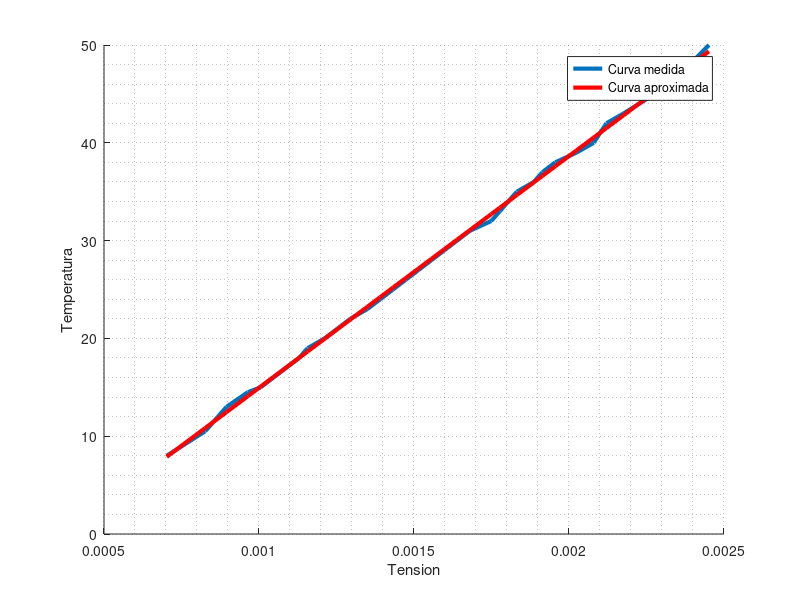

MATLAB code for this plot:
clc
close all
clear all

OPAMP_GAIN=234;

medicion=[51 60 62 65 70 73 76 82 84 88 91 94 98 101 104 107 110 113 116 119 122 127 129 131 133 137 139 142 147 151 154 158 169 178];
temp=[8 10.5 11.5 13 14.5 15 16 18 19 20 21 22 23 24 25 26 27 28 29 30 31 32 33 34 35 36 37 38 39 40 42 43 46 50];
medicion=medicion.*3.3./(1024*OPAMP_GAIN);

P=polyfit(medicion,temp,1);

figure
grid minor on
hold on
plot(medicion,temp,"Linewidth",3);
hold on
plot(medicion,polyval(P,medicion),"Linewidth",3,"Color",'r');
printf("T=%f*v+%f\n\r",P(1),P(2));
legend("Curva medida","Curva aproximada");
xlabel("Tension");
ylabel("Temperatura");
